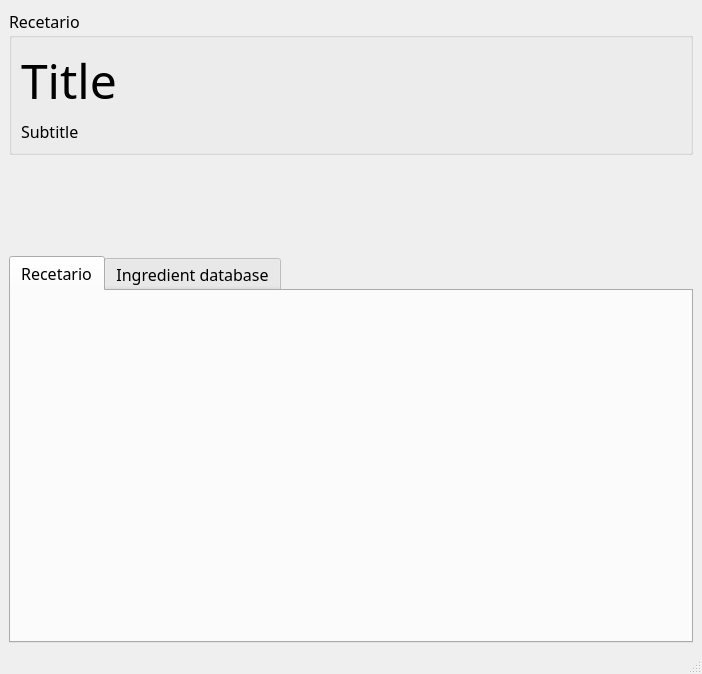
<?xml version="1.0" encoding="UTF-8"?>
<ui version="4.0">
 <class>win_main</class>
 <widget class="QMainWindow" name="win_main">
  <property name="geometry">
   <rect>
    <x>0</x>
    <y>0</y>
    <width>702</width>
    <height>674</height>
   </rect>
  </property>
  <property name="sizePolicy">
   <sizepolicy hsizetype="Preferred" vsizetype="Preferred">
    <horstretch>0</horstretch>
    <verstretch>0</verstretch>
   </sizepolicy>
  </property>
  <property name="windowTitle">
   <string>Recetario</string>
  </property>
  <property name="windowIcon">
   <iconset resource="../Icons/icons.qrc">
    <normaloff>:/Main/witch-hat.png</normaloff>:/Main/witch-hat.png</iconset>
  </property>
  <widget class="QWidget" name="centralwidget">
   <property name="font">
    <font>
     <family>Avenir</family>
     <pointsize>36</pointsize>
     <italic>false</italic>
     <bold>false</bold>
    </font>
   </property>
   <layout class="QVBoxLayout" name="verticalLayout">
    <item>
     <widget class="QGroupBox" name="box_output">
      <property name="font">
       <font>
        <family>Avenir</family>
        <pointsize>12</pointsize>
        <italic>false</italic>
        <bold>false</bold>
       </font>
      </property>
      <property name="title">
       <string>Recetario</string>
      </property>
      <layout class="QGridLayout" name="gridLayout">
       <item row="0" column="0">
        <widget class="QLabel" name="label_title">
         <property name="font">
          <font>
           <family>Avenir</family>
           <pointsize>36</pointsize>
           <italic>false</italic>
           <bold>false</bold>
          </font>
         </property>
         <property name="text">
          <string>Title</string>
         </property>
        </widget>
       </item>
       <item row="1" column="0">
        <widget class="QLabel" name="label_subtitle">
         <property name="text">
          <string>Subtitle</string>
         </property>
        </widget>
       </item>
      </layout>
     </widget>
    </item>
    <item>
     <widget class="QWidget" name="widget" native="true">
      <layout class="QGridLayout" name="gridLayout_2"/>
     </widget>
    </item>
    <item>
     <widget class="QLabel" name="label">
      <property name="text">
       <string/>
      </property>
      <property name="pixmap">
       <pixmap resource="../Icons/icons.qrc">:/Main/witch-hat.png</pixmap>
      </property>
     </widget>
    </item>
    <item>
     <widget class="QTabWidget" name="tab_input">
      <property name="font">
       <font>
        <family>Avenir</family>
        <pointsize>12</pointsize>
        <italic>false</italic>
        <bold>false</bold>
       </font>
      </property>
      <property name="currentIndex">
       <number>0</number>
      </property>
      <widget class="QWidget" name="tab_rec">
       <attribute name="title">
        <string>Recetario</string>
       </attribute>
      </widget>
      <widget class="QWidget" name="tab_ing">
       <attribute name="title">
        <string>Ingredient database</string>
       </attribute>
      </widget>
     </widget>
    </item>
   </layout>
  </widget>
  <widget class="QMenuBar" name="menubar">
   <property name="geometry">
    <rect>
     <x>0</x>
     <y>0</y>
     <width>702</width>
     <height>36</height>
    </rect>
   </property>
  </widget>
  <widget class="QStatusBar" name="statusbar"/>
 </widget>
 <resources>
  <include location="../Icons/icons.qrc"/>
 </resources>
 <connections/>
</ui>
